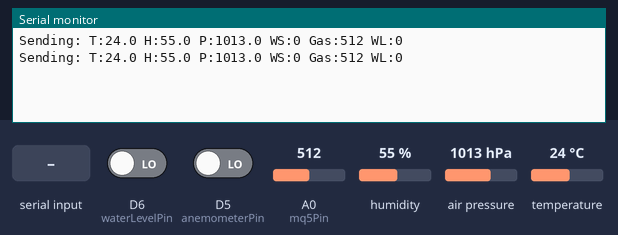
Recording of a sketch running on a simulated ESP8266 (NodeMCU). Shown: the last lines printed to the serial monitor. The test bench sets the inputs (shaded band); at power-on: humidity 55 %, air pressure 1013 hPa, A0 (mq5Pin) = 512, D6 (waterLevelPin) LOW, D5 (anemometerPin) LOW, temperature 24 °C. No radio packets arrive unless stated.

Above: at 3.8 s.
3.9 s: "1\n" received over Serial
At 6.8 s:
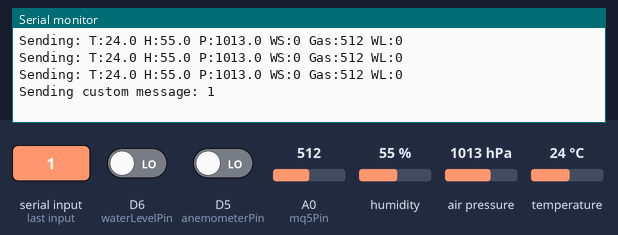
7.9 s: humidity set to 22 %
At 10.3 s:
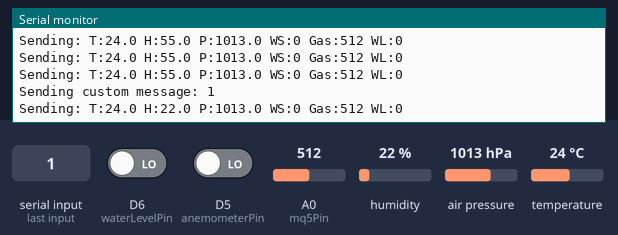
11.9 s: air pressure set to 952 hPa
At 13.2 s:
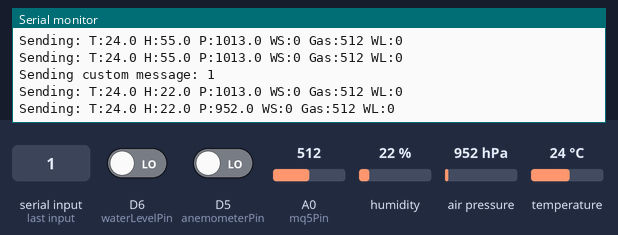
15.9 s: A0 (mq5Pin) set to 716
At 19.2 s:
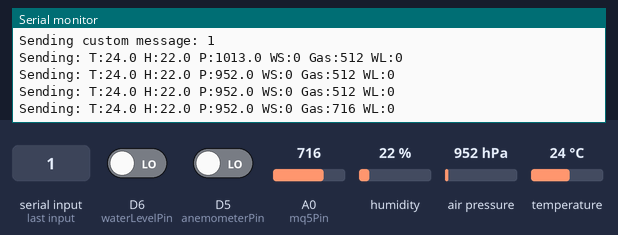
19.9 s: D6 (waterLevelPin) driven HIGH
At 22.1 s:
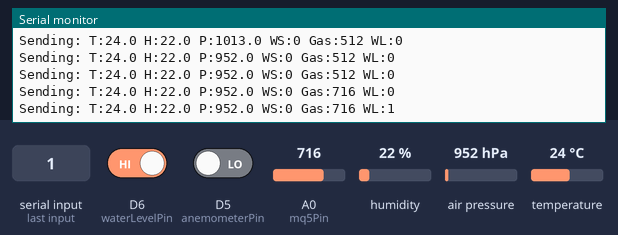
23.9 s: D5 (anemometerPin) driven HIGH
At 25.1 s:
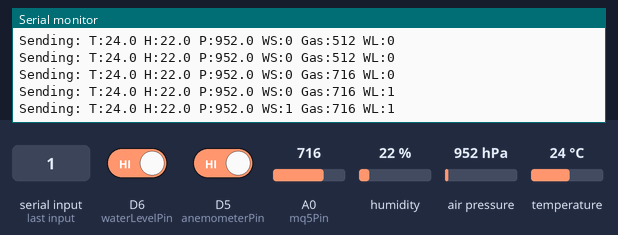

Measured:
- after the input at 3.9 s, the serial monitor: prints a new line after 2.3 s (image 1)
- after the input at 7.9 s, the serial monitor: prints a new line after 1.3 s (image 2)
- after the input at 11.9 s, the serial monitor: prints a new line after 0.38 s (image 3)
- after the input at 15.9 s, the serial monitor: prints a new line after 2.5 s (image 4)
- after the input at 19.9 s, the serial monitor: prints a new line after 1.5 s (image 5)
- after the input at 23.9 s, the serial monitor: prints a new line after 0.58 s (image 6)

The sketch:

multiple_sensors_Nodemcu.ino
```cpp
#include <SPI.h>
#include <nRF24L01.h>
#include <RF24.h>
#include <DHT.h>
#include <Wire.h>
#include <Adafruit_Sensor.h>
#include <Adafruit_BMP085_U.h>

#define DHTPIN D4
#define DHTTYPE DHT11
DHT dht(DHTPIN, DHTTYPE);

Adafruit_BMP085_Unified bmp = Adafruit_BMP085_Unified();
RF24 radio(D2, D1); // CE, CSN
const byte address[6] = "00001";
const int buttonPin = D3;

const int anemometerPin = D5;
const int mq5Pin = A0;
const int waterLevelPin = D6;

void setup() {
  Serial.begin(9600);
  radio.begin();
  radio.openWritingPipe(address);
  radio.setPALevel(RF24_PA_LOW);
  radio.setDataRate(RF24_1MBPS);
  radio.stopListening();

  dht.begin();
  pinMode(buttonPin, INPUT_PULLUP);

  if (!bmp.begin()) {
    Serial.println("Could not find a valid BMP180 sensor, check wiring!");
    while (1);
  }
}

void loop() {
  float h = dht.readHumidity();
  float t = dht.readTemperature();

  sensors_event_t event;
  bmp.getEvent(&event);
  float pressure = event.pressure;

  int windSpeed = digitalRead(anemometerPin);

  int gasLevel = analogRead(mq5Pin);

  int waterLevel = digitalRead(waterLevelPin);

  char data[128];
  snprintf(data, sizeof(data), "T:%.1f H:%.1f P:%.1f WS:%d Gas:%d WL:%d", t, h, pressure, windSpeed, gasLevel, waterLevel);
  radio.write(data, sizeof(data));
  Serial.print("Sending: ");
  Serial.println(data);

  if (Serial.available()) {
    String message = Serial.readStringUntil('\n');
    radio.write(message.c_str(), message.length() + 1);
    Serial.print("Sending custom message: ");
    Serial.println(message);
  }

  if (digitalRead(buttonPin) == LOW) {
    radio.write("Button Pressed", sizeof("Button Pressed"));
    Serial.println("Button Pressed");
    delay(500);
  }

  delay(3000);
}
```
